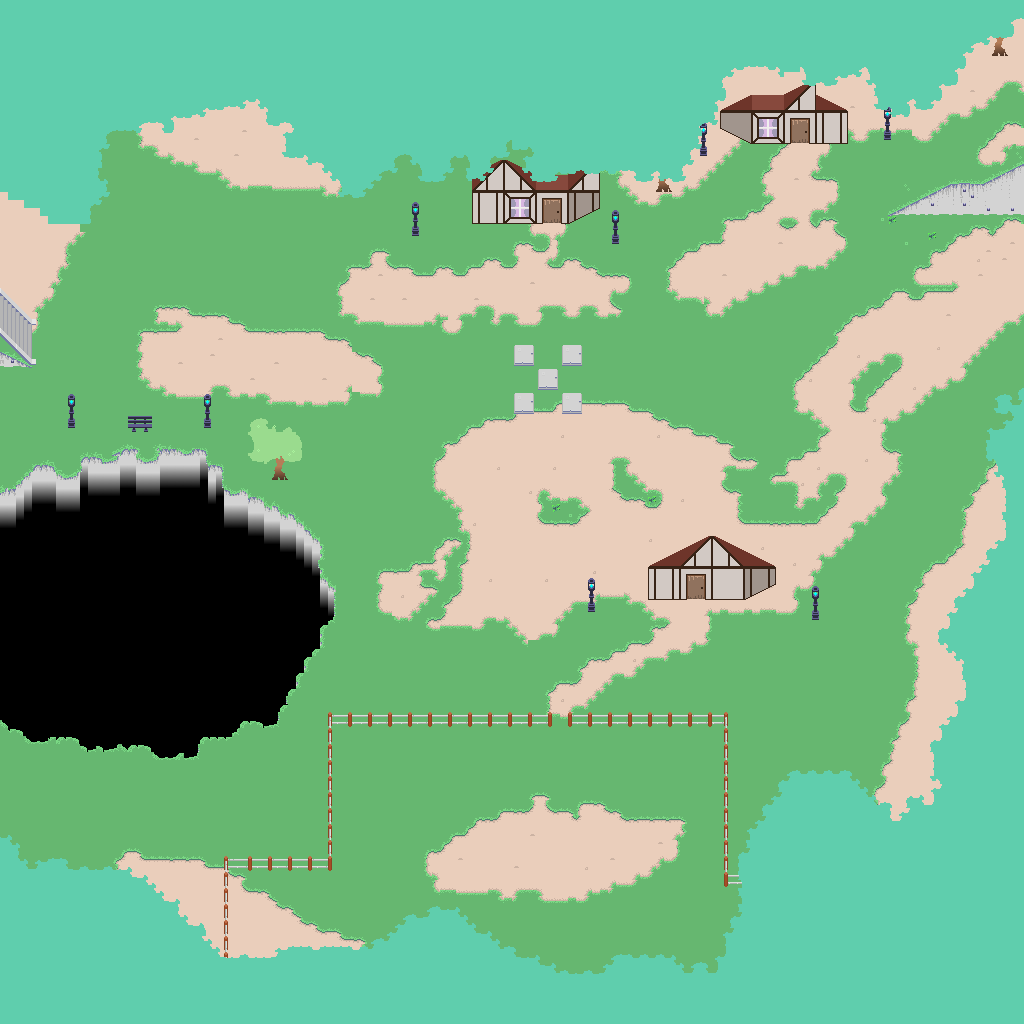

A level layout from a 2D game, rendered from its tile map. Below: a short description, then the map file with tile-grid data replaced by summaries:
An orthogonal 128x128 tile map with 8x8 px tiles, 6 tile layers (Back Gradients, Background, Mid Background, Mid Foreground, ...) and 16 objects (Player, Door).

<map version="1.0" tiledversion="2018.01.23" orientation="orthogonal" renderorder="right-down" width="128" height="128" tilewidth="8" tileheight="8" infinite="0" nextobjectid="29">
 <tileset firstgid="1" name="Tiles_1" tilewidth="8" tileheight="8" tilecount="4096" columns="64">
  <image source="../Tiles_1.png" width="512" height="512" />
  <terraintypes>
   <terrain name="Grass" tile="1252" />
   <terrain name="Dirt" tile="1252" />
   <terrain name="Tree Top Blue Green" tile="0" />
  </terraintypes>
  <tile id="1252" terrain="0,0,0,1" />
  <tile id="1253" terrain="0,0,1,1" />
  <tile id="1254" terrain="0,0,1,0" />
  <tile id="1255" terrain="1,1,1,0" />
  <tile id="1256" terrain="1,1,0,0" />
  <tile id="1257" terrain="1,1,0,1" />
  <tile id="1316" terrain="0,1,0,1" />
  <tile id="1317" terrain="1,1,1,1" />
  <tile id="1318" terrain="1,0,1,0" />
  <tile id="1319" terrain="1,0,1,0" />
  <tile id="1320" terrain="0,0,0,0" />
  <tile id="1321" terrain="0,1,0,1" />
  <tile id="1380" terrain="0,1,0,0" />
  <tile id="1381" terrain="1,1,0,0" />
  <tile id="1382" terrain="1,0,0,0" />
  <tile id="1383" terrain="1,0,1,1" />
  <tile id="1384" terrain="0,0,1,1" />
  <tile id="1385" terrain="0,1,1,1" />
  <tile id="2104" terrain=",,,2" />
  <tile id="2105" terrain=",,2,2" />
  <tile id="2106" terrain=",,2," />
  <tile id="2168" terrain=",2,,2" />
  <tile id="2169" terrain="2,2,2,2" />
  <tile id="2170" terrain="2,,2," />
  <tile id="2232" terrain=",2,," />
  <tile id="2233" terrain="2,2,," />
  <tile id="2234" terrain="2,,," />
  <tile id="2296" terrain="2,2,2," />
  <tile id="2297" terrain="2,2,," />
  <tile id="2298" terrain="2,2,,2" />
  <tile id="2360" terrain="2,,2," />
  <tile id="2362" terrain=",2,,2" />
  <tile id="2424" terrain="2,,2,2" />
  <tile id="2425" terrain=",,2,2" />
  <tile id="2426" terrain=",2,2,2" />
 </tileset>
 <layer name="Back Gradients" width="128" height="128">
  <data>[16384 cells, 126 non-empty, 3 distinct tile ids]</data>
 </layer>
 <layer name="Background" width="128" height="128">
  <properties>
   <property name="layer" type="float" value="0.1" />
  </properties>
  <data>[16384 cells, 15189 non-empty, 88 distinct tile ids]</data>
 </layer>
 <layer name="Mid Background" width="128" height="128">
  <properties>
   <property name="layer" type="float" value="0.15" />
  </properties>
  <data>[16384 cells, 302 non-empty, 104 distinct tile ids]</data>
 </layer>
 <objectgroup name="Object">
  <object id="3" type="Player" x="1020.5" y="91" />
  <object id="5" x="1024" y="0" width="8" height="1024" />
  <object id="6" x="0" y="1024" width="1032" height="8" />
  <object id="7" x="-8" y="0" width="8" height="1032" />
  <object id="10" x="-8" y="-8" width="1040" height="8" />
  <object id="11" type="Door" x="1016" y="0" width="8" height="1024">
   <properties>
    <property name="Door" value="Demo 18 348" />
    <property name="is_sensor" type="bool" value="true" />
   </properties>
  </object>
  <object id="16" x="724" y="722.333" width="4" height="164" />
  <object id="17" x="728" y="881.333" width="22.3333" height="4.66667" />
  <object id="20" x="568.333" y="722.667" width="159.333" height="4.33333" />
  <object id="21" x="328" y="722.667" width="224" height="4" />
  <object id="22" x="328.333" y="723.667" width="3" height="147.333" />
  <object id="23" x="223.667" y="868.333" width="107.667" height="3" />
  <object id="24" x="224" y="868.667" width="3" height="120.667" />
  <object id="25" x="30" y="365">
   <polygon points="0,0 -32.6667,-34.3333 -30.6667,1 0,-0.333333" />
  </object>
  <object id="27" x="889" y="215">
   <polygon points="0,0 61.6667,-30.6667 95.6667,-31.3333 134.667,-51 137.667,-1.33333" />
  </object>
  <object id="28" x="1" y="720">
   <polygon points="0,0 8.66667,8.66667 20.6667,10.3333 31.6667,21 46,20.3333 54,17 77.3333,18.6667 86.3333,30 113.667,28.3333 118.667,24.3333 149.667,27 158.333,38 196.667,33.3333 201,17.6667 230.667,16 242.667,0.333333 275.667,4.33333 288.333,-30.6667 314.333,-71.3333 322.667,-96 333,-103 333,-132.667 319,-145.667 318.333,-175.333 287.667,-205.667 224,-229.333 220.667,-253.333 207.667,-255.667 203,-270.333 159.333,-271 148.667,-257.667 133.667,-271.333 114.667,-266.667 104.667,-258.333 83,-262.667 71.6667,-244 57.6667,-245.333 43,-255.333 1.33333,-228.667 0,-228" />
  </object>
 </objectgroup>
 <layer name="Mid Foreground" width="128" height="128">
  <properties>
   <property name="layer" type="float" value="0.4" />
  </properties>
  <data>[16384 cells, 585 non-empty, 208 distinct tile ids]</data>
 </layer>
 <layer name="Very top" width="128" height="128">
  <properties>
   <property name="layer" type="float" value="0.45" />
  </properties>
  <data>[16384 cells, 4927 non-empty, 32 distinct tile ids]</data>
 </layer>
 <layer name="Very Very Top" width="128" height="128">
  <properties>
   <property name="layer" type="float" value="0.58" />
  </properties>
  <data>[16384 cells, 4 non-empty, 2 distinct tile ids]</data>
 </layer>
</map>
